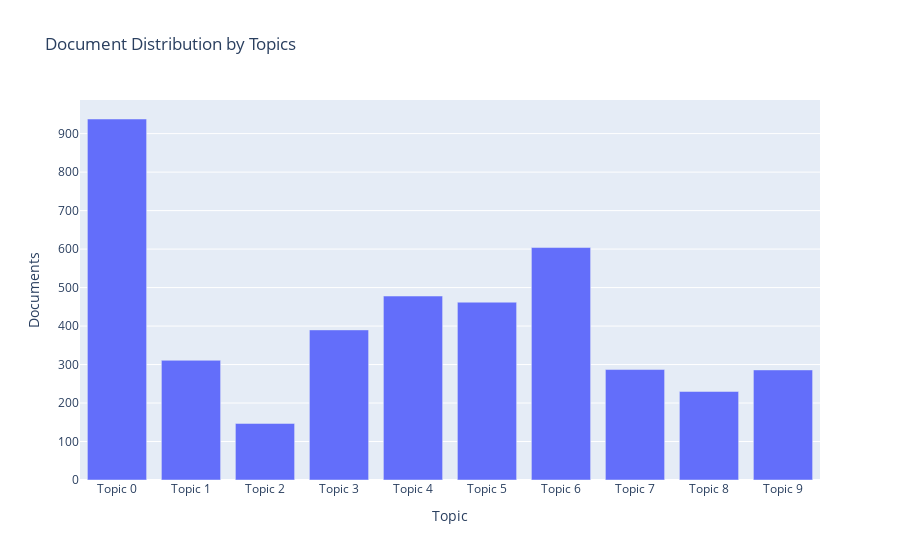

Here is the notebook cell this chart was saved with:
### Code cell
plot_model(lda, plot="topic_model")
plot_model(lda, plot="topic_distribution")

### Figure 1 — Plotly figure (JSON) as saved in the notebook; plotly's stock layout.template omitted (floating-point values rounded to 4 significant figures)
{"data": [{"textposition": "auto", "hovertemplate": "Topic=%{x}<br>Documents=%{y}<br>Keyword=%{customdata[0]}<extra></extra>", "showlegend": false, "legendgroup": "", "name": "", "yaxis": "y", "customdata": [["type, transaction, unit, tax, contact, quantity, amount, datum, price, product"], ["item, source, stock, application, total, invoice, category, customer, supplier, supply"], ["customer, delivery, system, datum, attribute, sample, rule, method, rate, payment"], ["key, use, primary, database, reference, person, record, foreign, customer, row"], ["last, date, modify, time, edit, update, record, end, start, scan"], ["name, version, full, application, nullable, code, person, letter, company, first"], ["would, domain, classification, attribute, asset, technical, catalog, search, object, visit"], ["business, attribute, description, delete, city, group, observation, language, entity, currency"], ["order, purchase, concept, date, region, sale, comment, target, server, join"], ["number, country, address, value, line, product, identification, phone, condition, account"]], "y": [938, 311, 147, 390, 478, 462, 604, 287, 230, 286], "offsetgroup": "", "xaxis": "x", "marker": {"color": "#636efa", "pattern": {"shape": ""}}, "x": ["Topic 0", "Topic 1", "Topic 2", "Topic 3", "Topic 4", "Topic 5", "Topic 6", "Topic 7", "Topic 8", "Topic 9"], "alignmentgroup": "True", "type": "bar", "orientation": "v"}], "layout": {"title": {"text": "Document Distribution by Topics"}, "yaxis": {"domain": [0, 1], "anchor": "x", "title": {"text": "Documents"}}, "barmode": "relative", "xaxis": {"domain": [0, 1], "anchor": "y", "title": {"text": "Topic"}}, "legend": {"tracegroupgap": 0}}}
